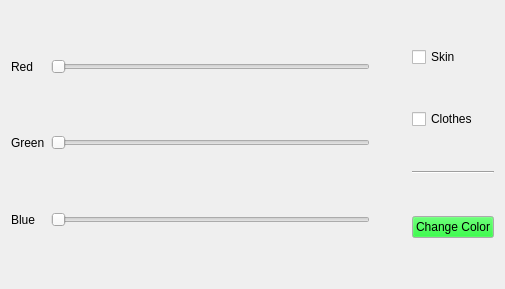
<?xml version="1.0" encoding="UTF-8"?>
<ui version="4.0">
 <class>Form</class>
 <widget class="QWidget" name="Form">
  <property name="geometry">
   <rect>
    <x>0</x>
    <y>0</y>
    <width>505</width>
    <height>289</height>
   </rect>
  </property>
  <property name="windowTitle">
   <string>Form</string>
  </property>
  <layout class="QHBoxLayout" name="horizontalLayout">
   <item>
    <layout class="QGridLayout" name="gridLayout">
     <item row="3" column="2">
      <widget class="QWidget" name="display" native="true">
       <property name="minimumSize">
        <size>
         <width>30</width>
         <height>30</height>
        </size>
       </property>
       <property name="maximumSize">
        <size>
         <width>100</width>
         <height>100</height>
        </size>
       </property>
       <property name="autoFillBackground">
        <bool>true</bool>
       </property>
      </widget>
     </item>
     <item row="4" column="0">
      <widget class="QLabel" name="label_3">
       <property name="text">
        <string>Blue</string>
       </property>
      </widget>
     </item>
     <item row="1" column="0">
      <widget class="QLabel" name="label">
       <property name="text">
        <string>Red</string>
       </property>
      </widget>
     </item>
     <item row="3" column="0">
      <widget class="QLabel" name="label_2">
       <property name="text">
        <string>Green</string>
       </property>
      </widget>
     </item>
     <item row="4" column="1">
      <widget class="QSlider" name="blueSlider">
       <property name="maximum">
        <number>255</number>
       </property>
       <property name="orientation">
        <enum>Qt::Horizontal</enum>
       </property>
      </widget>
     </item>
     <item row="3" column="1">
      <widget class="QSlider" name="greenSlider">
       <property name="maximum">
        <number>255</number>
       </property>
       <property name="orientation">
        <enum>Qt::Horizontal</enum>
       </property>
      </widget>
     </item>
     <item row="1" column="1">
      <widget class="QSlider" name="redSlider">
       <property name="maximum">
        <number>255</number>
       </property>
       <property name="singleStep">
        <number>0</number>
       </property>
       <property name="orientation">
        <enum>Qt::Horizontal</enum>
       </property>
      </widget>
     </item>
    </layout>
   </item>
   <item>
    <layout class="QGridLayout" name="gridLayout_3">
     <item row="0" column="0">
      <widget class="QCheckBox" name="skinCheck">
       <property name="text">
        <string>Skin</string>
       </property>
      </widget>
     </item>
     <item row="1" column="0">
      <widget class="QCheckBox" name="clothesCheck">
       <property name="text">
        <string>Clothes</string>
       </property>
      </widget>
     </item>
     <item row="3" column="0">
      <widget class="QPushButton" name="changeColorButton">
       <property name="palette">
        <palette>
         <active>
          <colorrole role="Button">
           <brush brushstyle="SolidPattern">
            <color alpha="255">
             <red>1</red>
             <green>232</green>
             <blue>22</blue>
            </color>
           </brush>
          </colorrole>
         </active>
         <inactive>
          <colorrole role="Button">
           <brush brushstyle="SolidPattern">
            <color alpha="255">
             <red>1</red>
             <green>232</green>
             <blue>22</blue>
            </color>
           </brush>
          </colorrole>
         </inactive>
         <disabled>
          <colorrole role="Button">
           <brush brushstyle="SolidPattern">
            <color alpha="255">
             <red>1</red>
             <green>232</green>
             <blue>22</blue>
            </color>
           </brush>
          </colorrole>
         </disabled>
        </palette>
       </property>
       <property name="text">
        <string>Change Color</string>
       </property>
      </widget>
     </item>
     <item row="2" column="0">
      <widget class="Line" name="line">
       <property name="orientation">
        <enum>Qt::Horizontal</enum>
       </property>
      </widget>
     </item>
    </layout>
   </item>
  </layout>
 </widget>
 <resources/>
 <connections/>
</ui>
